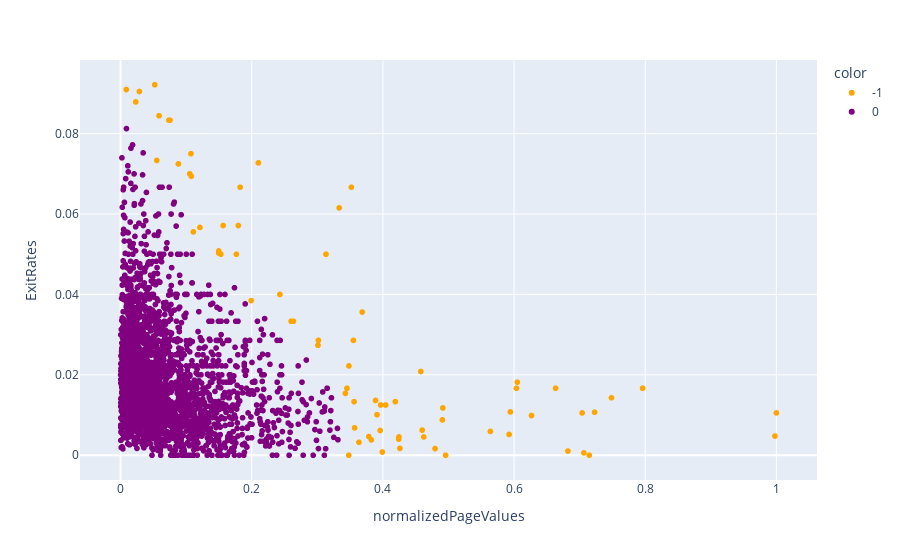

The notebook cell saved with this chart:
### Code cell
df = df.drop(df[df["PageValues"] <= 0].index)
df["normalizedPageValues"] = (df["PageValues"] - df["PageValues"].min()) / (df["PageValues"].max() - df["PageValues"].min())

X = df[["normalizedPageValues", "ExitRates"]]

db = DBSCAN(eps=0.01, min_samples=6)
labels = db.fit_predict(X)

labels = labels.astype(str)
fig = px.scatter(df, x="normalizedPageValues", y="ExitRates", color=labels, 
                 color_discrete_map={"0": "purple", "-1": "orange"}
                )
fig.show()

dbi = davies_bouldin_score(X, labels)
print(f"DBI score: {dbi}")

### Figure 1 — Plotly figure (JSON) as saved in the notebook; plotly's stock layout.template omitted (floating-point values rounded to 4 significant figures; data arrays with more than 128 entries replaced by an {"elided": "..."} marker saying what was removed)
{"data": [{"hovertemplate": "color=-1<br>normalizedPageValues=%{x}<br>ExitRates=%{y}<extra></extra>", "legendgroup": "-1", "marker": {"color": "orange", "symbol": "circle"}, "mode": "markers", "name": "-1", "showlegend": true, "type": "scattergl", "x": [0.1497, 0.4241, 0.121, 0.3991, 0.0736, 0.7228, 0.05517, 0.3958, 0.1823, 0.4042, 0.5943, 0.6633, 0.3428, 0.4578, 0.7038, 0.02311, 0.4795, 0.02864, 0.1765, 0.5639, 0.07533, 0.6821, 0.3568, 0.08812, 0.4245, 0.05862, 0.26, 0.4598, 0.3452, 0.7147, 0.008646, 0.3132, 0.05207, 0.4259, 0.4913, 0.4956, 0.3823, 0.3479, 0.3016, 0.2429, 0.6037, 0.605, 0.3481, 0.9978, 0.301, 0.2102, 0.7064, 0.3518, 0.2635, 1, 0.3965, 0.356, 0.3634, 0.4622, 0.3333, 0.1991, 0.355, 0.1528, 0.4907, 0.1055, 0.796, 0.5924, 0.1795, 0.3888, 0.4189, 0.1495, 0.3785, 0.111, 0.7485, 0.391, 0.1073, 0.1563, 0.6266, 0.1078, 0.3684], "xaxis": "x", "y": [0.05082, 0.004, 0.05667, 0.0008, 0.08333, 0.01071, 0.07333, 0.006154, 0.06667, 0.0125, 0.01078, 0.01667, 0.01538, 0.02083, 0.01053, 0.08788, 0.001667, 0.09048, 0.05, 0.005932, 0.08333, 0.001042, 0.006805, 0.07247, 0.004545, 0.08444, 0.03333, 0.00625, 0.01667, 0, 0.09096, 0.05, 0.09216, 0.001709, 0.01176, 0, 0.003819, 0, 0.02857, 0.04, 0.01667, 0.01818, 0.02222, 0.004762, 0.02734, 0.07273, 0.00059, 0.06667, 0.03333, 0.01053, 0.0125, 0.01333, 0.003226, 0.004545, 0.06153, 0.03846, 0.02857, 0.05, 0.008801, 0.07, 0.01667, 0.005172, 0.05714, 0.01364, 0.01333, 0.0503, 0.004651, 0.05556, 0.01429, 0.0101, 0.075, 0.05714, 0.009877, 0.06939, 0.03561], "yaxis": "y"}, {"hovertemplate": "color=0<br>normalizedPageValues=%{x}<br>ExitRates=%{y}<extra></extra>", "legendgroup": "0", "marker": {"color": "purple", "symbol": "circle"}, "mode": "markers", "name": "0", "showlegend": true, "type": "scattergl", "x": {"elided": "2655 float values"}, "xaxis": "x", "y": {"elided": "2655 float values"}, "yaxis": "y"}], "layout": {"autosize": true, "legend": {"title": {"text": "color"}, "tracegroupgap": 0}, "margin": {"t": 60}, "xaxis": {"anchor": "y", "autorange": true, "domain": [0, 1], "range": [-0.05991, 1.06], "title": {"text": "normalizedPageValues"}, "type": "linear"}, "yaxis": {"anchor": "x", "autorange": true, "domain": [0, 1], "range": [-0.007136, 0.09929], "title": {"text": "ExitRates"}, "type": "linear"}}}
